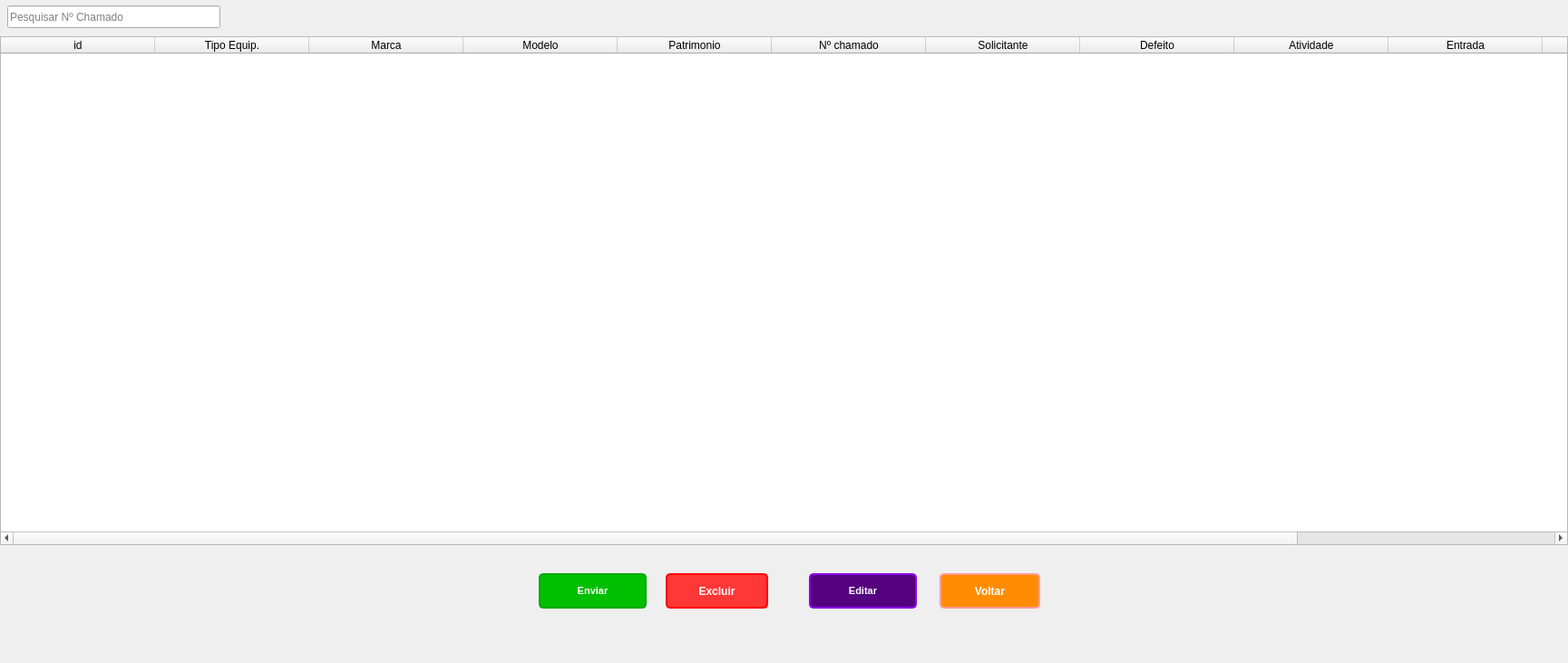
<?xml version="1.0" encoding="UTF-8"?>
<ui version="4.0">
 <class>MainWindow</class>
 <widget class="QMainWindow" name="MainWindow">
  <property name="geometry">
   <rect>
    <x>0</x>
    <y>0</y>
    <width>1729</width>
    <height>731</height>
   </rect>
  </property>
  <property name="windowTitle">
   <string>MainWindow</string>
  </property>
  <widget class="QWidget" name="centralwidget">
   <widget class="QPushButton" name="bvoltar">
    <property name="geometry">
     <rect>
      <x>1036</x>
      <y>632</y>
      <width>111</width>
      <height>39</height>
     </rect>
    </property>
    <property name="styleSheet">
     <string notr="true">border: 2px solid black;
background-color: rgb(255, 140, 0);
border-color: rgb(255, 154, 152);
border-radius: 5px;
padding: 5px;
font: 75 8pt &quot;MS Shell Dlg 2&quot;;
font-weight: bold;
color: rgb(255, 255, 255);</string>
    </property>
    <property name="text">
     <string>Voltar</string>
    </property>
   </widget>
   <widget class="QPushButton" name="benviar">
    <property name="geometry">
     <rect>
      <x>594</x>
      <y>632</y>
      <width>119</width>
      <height>39</height>
     </rect>
    </property>
    <property name="font">
     <font>
      <family>MS Shell Dlg 2</family>
      <pointsize>8</pointsize>
      <weight>75</weight>
      <italic>false</italic>
      <bold>true</bold>
     </font>
    </property>
    <property name="styleSheet">
     <string notr="true">background-color: rgb(0, 191, 0);
border: 2px solid black;
border-color: rgb(0, 170, 0);
border-radius: 5px;
padding: 5px;
font: 75 8pt &quot;MS Shell Dlg 2&quot;;
font-weight: bold;
color: rgb(255, 255, 255);</string>
    </property>
    <property name="text">
     <string>Enviar</string>
    </property>
   </widget>
   <widget class="QTableWidget" name="tableWidget">
    <property name="geometry">
     <rect>
      <x>0</x>
      <y>40</y>
      <width>1729</width>
      <height>561</height>
     </rect>
    </property>
    <property name="styleSheet">
     <string notr="true">alternate-background-color: rgb(158, 0, 0);</string>
    </property>
    <property name="autoScrollMargin">
     <number>20</number>
    </property>
    <property name="gridStyle">
     <enum>Qt::SolidLine</enum>
    </property>
    <property name="wordWrap">
     <bool>true</bool>
    </property>
    <attribute name="horizontalHeaderMinimumSectionSize">
     <number>51</number>
    </attribute>
    <attribute name="horizontalHeaderDefaultSectionSize">
     <number>170</number>
    </attribute>
    <attribute name="verticalHeaderMinimumSectionSize">
     <number>40</number>
    </attribute>
    <attribute name="verticalHeaderDefaultSectionSize">
     <number>40</number>
    </attribute>
    <column>
     <property name="text">
      <string>id</string>
     </property>
    </column>
    <column>
     <property name="text">
      <string>Tipo Equip.</string>
     </property>
     <property name="toolTip">
      <string notr="true"/>
     </property>
     <property name="whatsThis">
      <string/>
     </property>
     <property name="font">
      <font>
       <weight>50</weight>
       <bold>false</bold>
      </font>
     </property>
     <property name="background">
      <color>
       <red>85</red>
       <green>170</green>
       <blue>255</blue>
      </color>
     </property>
     <property name="foreground">
      <brush brushstyle="NoBrush">
       <color alpha="255">
        <red>0</red>
        <green>0</green>
        <blue>0</blue>
       </color>
      </brush>
     </property>
    </column>
    <column>
     <property name="text">
      <string>Marca</string>
     </property>
     <property name="background">
      <color>
       <red>85</red>
       <green>170</green>
       <blue>255</blue>
      </color>
     </property>
    </column>
    <column>
     <property name="text">
      <string>Modelo</string>
     </property>
     <property name="background">
      <color>
       <red>85</red>
       <green>170</green>
       <blue>255</blue>
      </color>
     </property>
    </column>
    <column>
     <property name="text">
      <string>Patrimonio</string>
     </property>
     <property name="background">
      <color>
       <red>85</red>
       <green>170</green>
       <blue>255</blue>
      </color>
     </property>
    </column>
    <column>
     <property name="text">
      <string>Nº chamado</string>
     </property>
     <property name="background">
      <color>
       <red>85</red>
       <green>170</green>
       <blue>255</blue>
      </color>
     </property>
    </column>
    <column>
     <property name="text">
      <string>Solicitante</string>
     </property>
     <property name="background">
      <color>
       <red>85</red>
       <green>170</green>
       <blue>255</blue>
      </color>
     </property>
    </column>
    <column>
     <property name="text">
      <string>Defeito</string>
     </property>
     <property name="background">
      <color>
       <red>85</red>
       <green>170</green>
       <blue>255</blue>
      </color>
     </property>
    </column>
    <column>
     <property name="text">
      <string>Atividade</string>
     </property>
     <property name="background">
      <color>
       <red>85</red>
       <green>170</green>
       <blue>255</blue>
      </color>
     </property>
    </column>
    <column>
     <property name="text">
      <string>Entrada</string>
     </property>
     <property name="background">
      <color>
       <red>85</red>
       <green>170</green>
       <blue>255</blue>
      </color>
     </property>
    </column>
    <column>
     <property name="text">
      <string>Saida</string>
     </property>
    </column>
    <column>
     <property name="text">
      <string>Solucao</string>
     </property>
    </column>
   </widget>
   <widget class="QPushButton" name="beditar">
    <property name="geometry">
     <rect>
      <x>892</x>
      <y>632</y>
      <width>119</width>
      <height>39</height>
     </rect>
    </property>
    <property name="font">
     <font>
      <family>MS Shell Dlg 2</family>
      <pointsize>8</pointsize>
      <weight>75</weight>
      <italic>false</italic>
      <bold>true</bold>
     </font>
    </property>
    <property name="styleSheet">
     <string notr="true">border: 2px solid black;
background-color: rgb(85, 0, 127);
border-color: rgb(140, 0, 230);
border-radius: 5px;
padding: 5px;
font: 75 8pt &quot;MS Shell Dlg 2&quot;;
font-weight: bold;
color: rgb(255, 255, 255);</string>
    </property>
    <property name="text">
     <string>Editar</string>
    </property>
   </widget>
   <widget class="QPushButton" name="bexcluir">
    <property name="geometry">
     <rect>
      <x>734</x>
      <y>632</y>
      <width>113</width>
      <height>39</height>
     </rect>
    </property>
    <property name="styleSheet">
     <string notr="true">border: 2px solid black;
border-color: rgb(255, 0, 0);
border-radius: 5px;
padding: 5px;
background-color: rgb(255, 55, 55);
font: 75 8pt &quot;MS Shell Dlg 2&quot;;
font-weight: bold;
color: rgb(255, 255, 255);</string>
    </property>
    <property name="text">
     <string>Excluir</string>
    </property>
   </widget>
   <widget class="QLineEdit" name="lineEditSearch">
    <property name="geometry">
     <rect>
      <x>8</x>
      <y>6</y>
      <width>235</width>
      <height>25</height>
     </rect>
    </property>
    <property name="placeholderText">
     <string>Pesquisar Nº Chamado</string>
    </property>
   </widget>
  </widget>
 </widget>
 <resources/>
 <connections/>
</ui>
